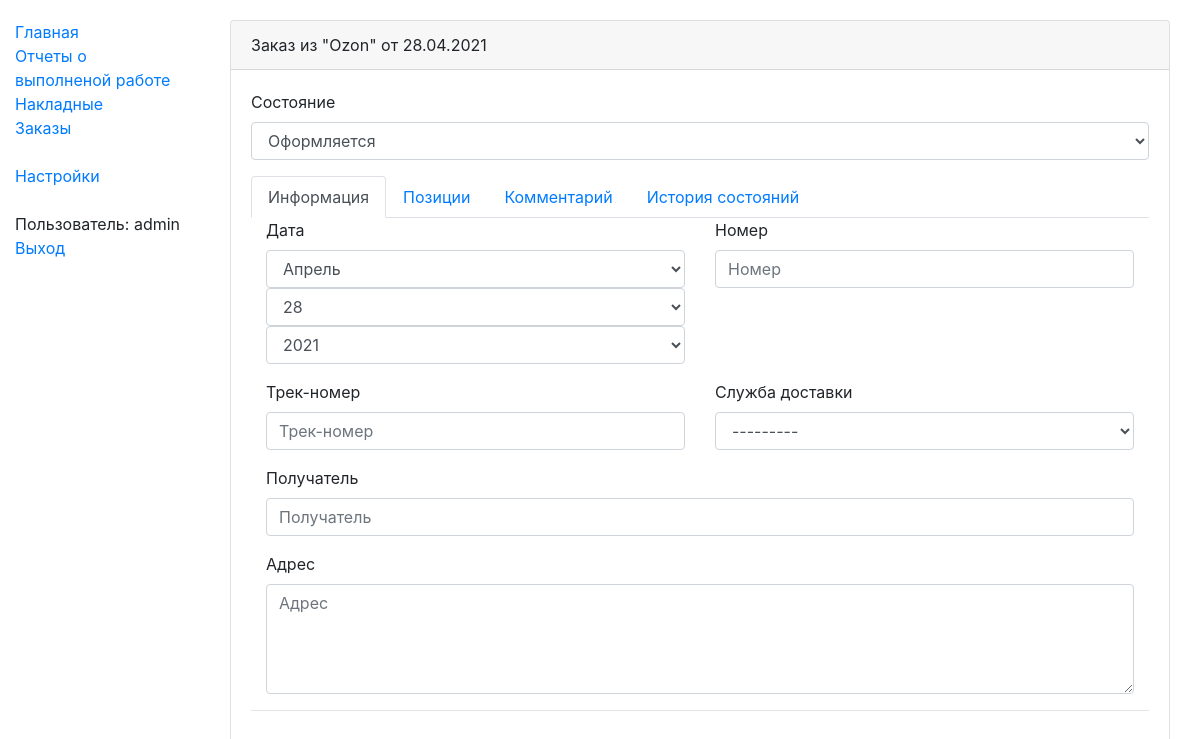
Page /trd/order/5 (signed in) on the earlier database version.
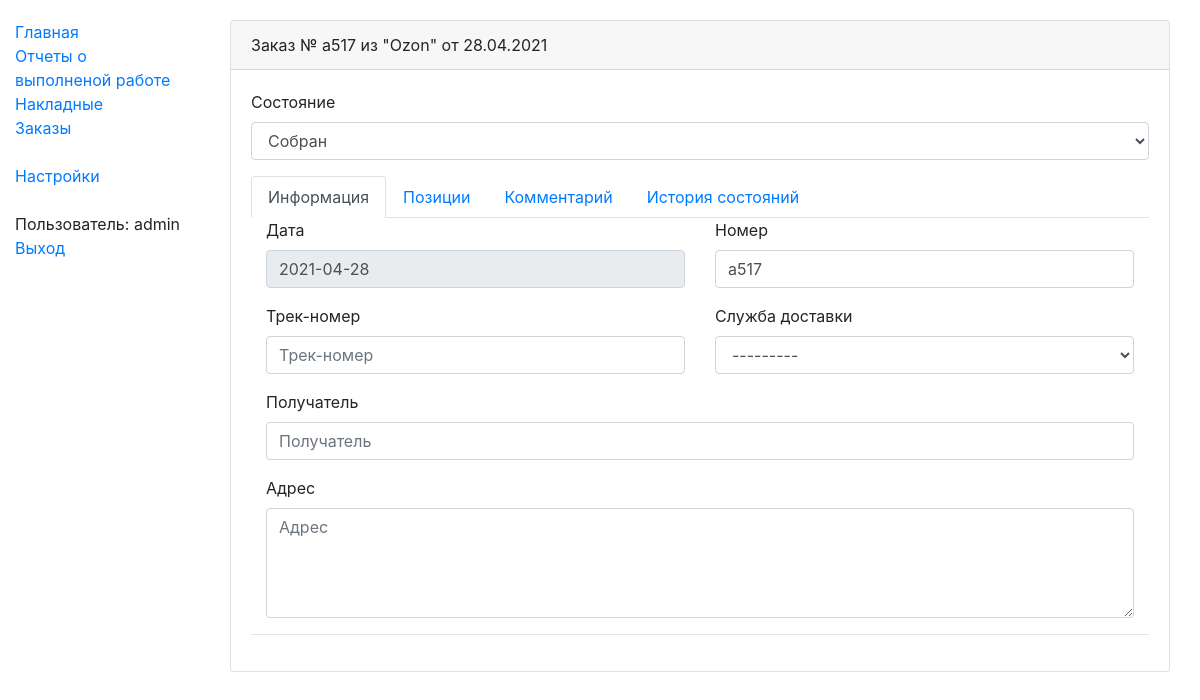
Same page on the later database version.
### trd/order/orderModels.py (models this page shows, shortened)
class TrdOrder(models.Model):
    d_create_date = models.DateTimeField("Дата содания")
    d_reg_date = models.DateTimeField("Дата регистрации", db_index=True)
    id_state = models.ForeignKey('TrdOrderState', on_delete=models.PROTECT, verbose_name="Состояние")
    id_trade_system = models.ForeignKey('TrdTradeSystem', on_delete=models.PROTECT, verbose_name="Торговая система", null=True, blank=True)
    s_desc = models.TextField("Описание", null=True, blank=True)
    id_act_out = models.ForeignKey('stocks.StkAct', on_delete=models.PROTECT, null=True, blank=True,
                                   verbose_name="Расходная накладная")
    s_reg_num = models.CharField("Номер", null=True, blank=True, max_length=256)
    s_receiver = models.CharField("Получатель", null=True, blank=True, max_length=512)
    s_address = models.CharField("Адрес", null=True, blank=True, max_length=4000)
    s_track_num = models.CharField("Трек-номер", null=True, blank=True, max_length=256)
    id_delivery_service = models.ForeignKey('TrdDeliveryService', on_delete=models.PROTECT, null=True, blank=True,
                                            verbose_name="Служба доставки")
    class Meta:
        ordering = ["d_reg_date"]
        verbose_name = "Заказ"
        verbose_name_plural = "Заказы"
    def get_head_line(self):
        if self.id_trade_system is not None:
            trade_system = " из \"" + str(self.id_trade_system.s_caption) + "\""
        else:
            trade_system = ""
        if self.s_reg_num is not None:
            reg_num = " № " + str(self.s_reg_num)
        else:
            reg_num = ""
        return "Заказ" + reg_num + trade_system + " от " +  localtime(self.d_reg_date).strftime('%d.%m.%Y')

### trd/models.py (models this page shows, shortened)
class TrdTradeSystem(models.Model):
    s_caption = models.CharField("Наименование", max_length=256)
    class Meta:
        verbose_name = "Торговая система"
        verbose_name_plural = "Торговые системы"
        ordering = ["s_caption"]

### trd/order/order_views.py (the view)
# urls.py: path('order/<pk>', order_views.trd_order_detail, name='trd_order-detail'),
@login_required
def trd_order_detail(request, pk):
    order = TrdOrder.objects.get(pk=pk)
    return trd_order_detail_by_instance(request, order)

### trd/order/order_views.py
class TrdOrderForm(ModelForm):
    def __init__(self, *args, **kwargs):
        super(TrdOrderForm, self).__init__(*args, **kwargs)
        instance = getattr(self, 'instance', None)
        self.fields['d_reg_date'].label = "Дата"
        if instance:
            if instance.id_state.n_order is not None:
                if instance.id_state.n_order > 100:
                    self.fields['d_reg_date'].widget = DateInput()
                    self.fields['d_reg_date'].widget.attrs['readonly'] = True
    class Meta:
        model = TrdOrder
        fields = [
            'id_state', 'd_reg_date', 's_reg_num', 's_receiver',
            's_address', 's_track_num', 'id_delivery_service', 's_desc'
        ]
        widgets = {
            's_desc': Textarea(attrs={'rows': 15}),
            's_address': Textarea(attrs={'rows': 4}),
            'd_reg_date': SelectDateWidget()
        }

### cor/state/stateModels.py (called while the page is built)
    def __str__(self):
        return self.s_caption

### goods/models.py (called while the page is built)
    def __str__(self):
        return self.sCaption

### trd/models.py (called while the page is built)
    def __str__(self):
        return self.s_caption

### trd/order/orderModels.py (called while the page is built)
    @staticmethod
    def get_write_off_state_number():
        return 300

### templates/trd/order/trd_order_detail.html (shortened to what this page needs)
{% extends "base_generic_content.html" %}
{% load bootstrap4 %}
{% block content %}
    <div class="container">
        <div class="card">
            <div class="card-header">{{ form.instance.get_head_line }}</div>
            <div class="card-body">
                <form action="" method="post" class="form">
                    {% bootstrap_field form.id_state %}
                    <ul class="nav nav-tabs" id="tabs" role="tablist">
                        <li class="nav-item">
                            <a class="nav-link active" id="info-tab" data-toggle="tab" href="#info" role="tab" aria-controls="info" aria-selected="true">Информация</a>
                        </li>
                        <li class="nav-item">
                            <a class="nav-link" id="dets-tab" data-toggle="tab" href="#dets" role="tab" aria-controls="dets" aria-selected="false">Позиции</a>
                        </li>
                        <li class="nav-item">
                            <a class="nav-link" id="desc-tab" data-toggle="tab" href="#desc" role="tab" aria-controls="desc" aria-selected="false">Комментарий</a>
                        </li>
                        <li class="nav-item">
                            <a class="nav-link" id="state-history-tab" data-toggle="tab" href="#state-history" role="tab" aria-controls="state-history" aria-selected="false">История состояний</a>
                        </li>
                    </ul>
                    <div class="tab-content" id="myTabContent">
                        <div class="tab-pane fade show active" id="info" role="tabpanel" aria-labelledby="info-tab">
                            <div class="container">
                                <div class="row">
                                    <div class="col-sm-6">
                                    {% bootstrap_field form.d_reg_date %}
                                    </div>
                                    <div class="col-sm-6">
                                    {% bootstrap_field form.s_reg_num %}
                                    </div>
                                </div>
                                <div class="row">
                                    <div class="col-sm-6">
                                    {% bootstrap_field form.s_track_num %}
                                    </div>
                                    <div class="col-sm-6">
                                    {% bootstrap_field form.id_delivery_service %}
                                    </div>
                                </div>
                                {% bootstrap_field form.s_receiver %}
                                {% bootstrap_field form.s_address %}
                            </div>
                        </div>
                    </div>
                    <hr>
                </form>
            </div>
        </div>
    </div>
{% endblock %}

Differences in the rows shown:
changed TrdOrder: instance.get_head_line "Заказ из \"Ozon\" от 28.04.2021" → "Заказ № a517 из \"Ozon\" от 28.04.2021"
Other differences:
form field id_state: "Оформляется" → "Собран"
form field d_reg_date: (not shown) → "2021-04-28"
form field s_reg_num: (not shown) → "a517"
form field d_reg_date: "Апрель" → (not shown)
form field d_reg_date: "28" → (not shown)
form field d_reg_date: "2021" → (not shown)
